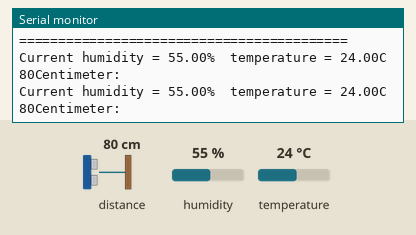
Recording of a sketch running on a simulated ESP8266 (NodeMCU). On the bench: the last lines printed to the serial monitor. Wiring (inferred from the names in the program): ultrasonic range finder: trigger GPIO 2; echo GPIO 0. Inputs (shaded band) come from the test bench; at power-on: distance to the obstacle 80 cm, humidity 55 %, temperature 24 °C. The echo pulse lasts 58.3 µs per cm; WiFi joins after 1.5 s; servers stay silent unless stated.

Above: at 4.0 s.
4.1 s: distance to the obstacle set to 2 cm
At 5.4 s:
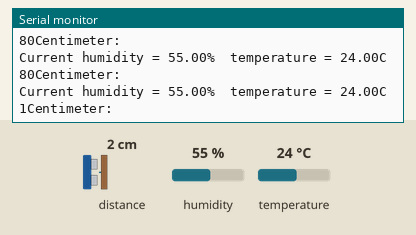
5.6 s: humidity set to 22 %
At 6.5 s:
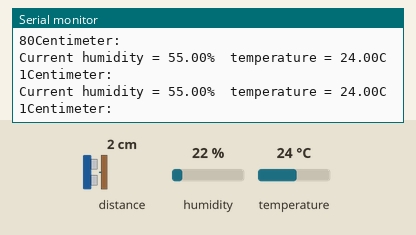
7.1 s: temperature set to 12 °C
At 8.4 s:
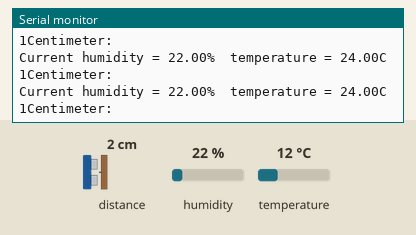
8.6 s: distance to the obstacle set to 4 cm
At 9.7 s:
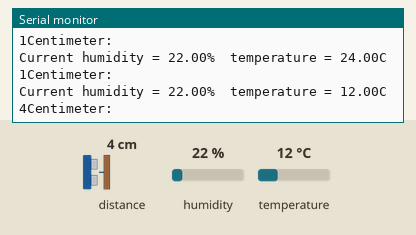
10.1 s: humidity set to 40 %
At 10.1 s:
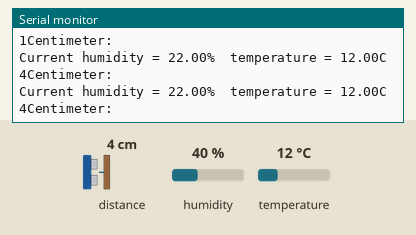
Timing chart, 0 to 12.6 s (numbered marks = the images above; inputs shaded):
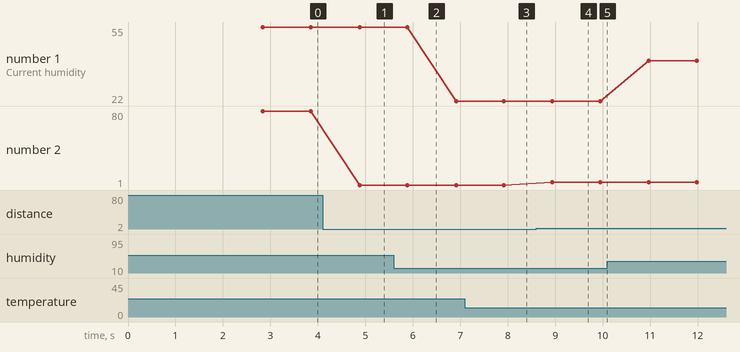

Measured:
- after the input at 4.1 s, the serial monitor: prints a new line after 0.78 s (image 1)
- after the input at 8.6 s, the serial monitor: prints a new line after 0.34 s (image 4)
- plotted number 1: 55 → 22 after the input at 5.6 s, 22 → 40 after the input at 10.1 s
- plotted number 2: 80 → 1 after the input at 4.1 s, 1 → 4 after the input at 8.6 s

The sketch:

DHT11_Blynk.ino
```cpp
#define BLYNK_PRINT Serial
#include <SPI.h>
#include <ESP8266WiFi.h>
#include <BlynkSimpleEsp8266.h>
#include <SimpleTimer.h>
#include "DHT.h"        // including the library of DHT11 temperature and humidity sensor
#define DHTTYPE DHT11   // DHT 11

//give authentication code here
char auth[]="6194935c86c446e19a072ea073196e2a";

//give the wifi ssid and password
char ssid[]="TOTOLINK_N200RE";
char pass[]="Sharoyawn10661220172";

//defining gpio pin for ultrasonic sensor
#define TRIGGER 2 //D4 in nodeMCU
#define ECHO    0 //D3 in nodeMCU

// DHT Sensor
const int DHTPin = 5;
// Initialize DHT sensor.
DHT dht(DHTPin, DHTTYPE);
SimpleTimer timer;

//part for sending sensor value to the blynk application
void sendSensor()
{
  float h=dht.readHumidity();
  float t=dht.readTemperature();

  //checking if the sensor is faled to send the value
  if(isnan(h)|| isnan(t))
  {
    Serial.println("Failed to read from DHT sensor");
    return;
  }

  //sending the value of the sensor from dht11
  Blynk.virtualWrite(V6,h);
  Blynk.virtualWrite(V7,t);
}

void setup(void)
{
  Serial.begin(9600); //serial monitor baud rate
  Blynk.begin(auth,ssid,pass); //calling blynk method with parameter

  dht.begin(); //initiates to take the value from environment

  //setting pin modes for ultrasonic sensor
  pinMode(TRIGGER, OUTPUT);
  pinMode(ECHO, INPUT);
  pinMode(BUILTIN_LED, OUTPUT);

  //setup a function to be called every second
  timer.setInterval(100L,sendSensor);

  //printing value for serial monitor
  Serial.println("Humidity and temperature \n\n");
  Serial.println("==========================================");
  delay(1000);

}

void loop()
{
    //dht11 part
    float hum = dht.readHumidity();
    float temp = dht.readTemperature();

    //ultrasonic part
    long duration, distance;
    digitalWrite(TRIGGER, LOW);
    delayMicroseconds(2);

    digitalWrite(TRIGGER, HIGH);
    delayMicroseconds(10);

    digitalWrite(TRIGGER, LOW);
    duration = pulseIn(ECHO, HIGH);
    distance = (duration/2) / 29.1;

    if (distance <= 35 && distance >=0)
    {
       Blynk.virtualWrite(V3, 255);
       Blynk.email("md.mahbub.rahman.shwon@g.bracu.ac.bd","Garbage Alert!!!","Emergency!You must need to collect the garbage.");
    }
    else
    {
        Blynk.virtualWrite(V3, 0);
    }

     if (distance <= 75 && distance >=36)
     {
        Blynk.virtualWrite(V2, 255);
        Blynk.email("md.mahbub.rahman.shwon@g.bracu.ac.bd","Garbage Alert!!!","It is high time to collect the garbage.");
     }
     else
     {
        Blynk.virtualWrite(V2, 0);
     }

     if (distance <= 150 && distance >=76)
     {
        Blynk.virtualWrite(V1, 255);
        Blynk.email("md.mahbub.rahman.shwon@g.bracu.ac.bd","Garbage Alert!!!","Garbage is filed up by 1/2 portion, would you like to collect?");
     }
     else
     {
        Blynk.virtualWrite(V1, 0);
     }

     if (distance <= 225 && distance >=151)
     {
        Blynk.virtualWrite(V0, 255);
        Blynk.email("md.mahbub.rahman.shwon@g.bracu.ac.bd","Garbage Alert!!!","No need to collect the garbage! You can chill at your office and have fun");
     }
     else
     {
        Blynk.virtualWrite(V0, 0);
     }
     //..................................................................................................//

    //printing value for serial monitor of dht11
    Serial.print("Current humidity = ");
    Serial.print(hum);
    Serial.print("%  ");
    Serial.print("temperature = ");
    Serial.print(temp);
    Serial.println("C  ");
    //printing value for serial monitor of ultrasonic sensor
    Serial.print(distance);
    Serial.println("Centimeter:");
    Blynk.virtualWrite(V5, distance);
    delay(1000);

    //blynk
    Blynk.run();//initiates blynk
    timer.run();//initiates blynk
}
```
